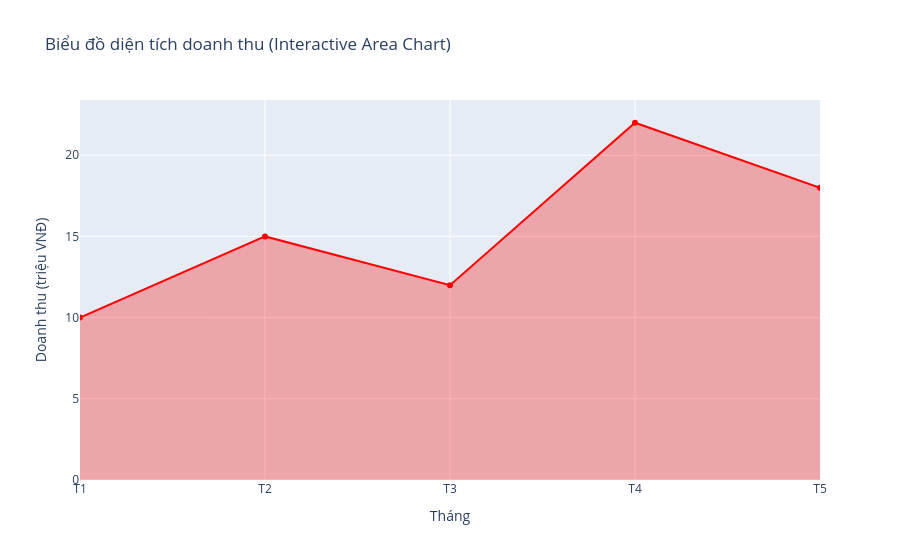

The notebook cell this image was saved under:
### Code cell
months = ['T1', 'T2', 'T3', 'T4', 'T5']
revenue = [10, 15, 12, 22, 18]

fig = px.area(0
    x=months,
    y=revenue,
    title='Biểu đồ diện tích doanh thu (Interactive Area Chart)',
    labels={'x': 'Tháng', 'y': 'Doanh thu (triệu VNĐ)'},
    markers=True
)

fig.update_traces(
    line_color='red',
    fillcolor='rgba(255, 0, 0, 0.3)'
)

fig.show()

### Figure 1 — Plotly figure (JSON) as saved in the notebook; plotly's stock layout.template omitted (floating-point values rounded to 4 significant figures)
{"data": [{"fillcolor": "rgba(255, 0, 0, 0.3)", "fillpattern": {"shape": ""}, "hovertemplate": "Tháng=%{x}<br>Doanh thu (triệu VNĐ)=%{y}<extra></extra>", "legendgroup": "", "line": {"color": "red"}, "marker": {"symbol": "circle"}, "mode": "lines+markers", "name": "", "orientation": "v", "showlegend": false, "stackgroup": "1", "type": "scatter", "x": ["T1", "T2", "T3", "T4", "T5"], "xaxis": "x", "y": [10, 15, 12, 22, 18], "yaxis": "y"}], "layout": {"legend": {"tracegroupgap": 0}, "title": {"text": "Biểu đồ diện tích doanh thu (Interactive Area Chart)"}, "xaxis": {"anchor": "y", "domain": [0, 1], "title": {"text": "Tháng"}}, "yaxis": {"anchor": "x", "domain": [0, 1], "title": {"text": "Doanh thu (triệu VNĐ)"}}}}
